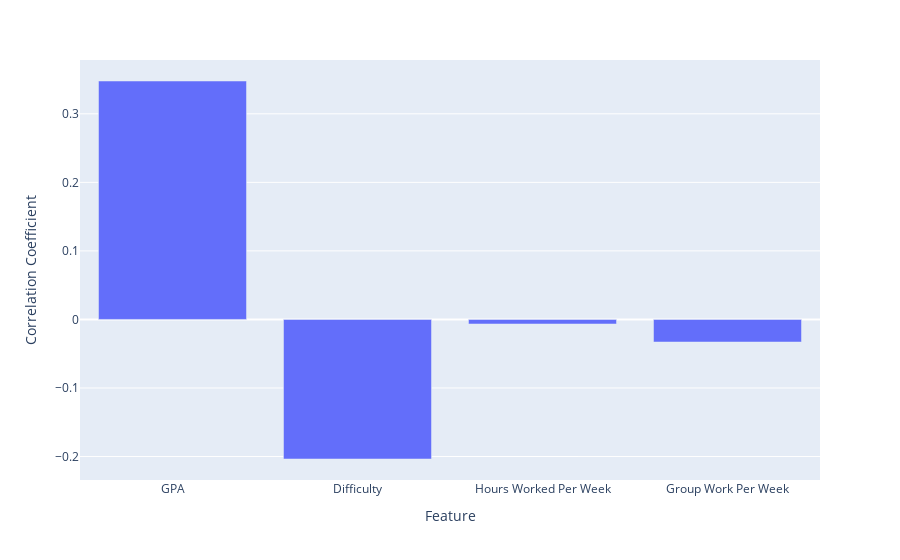

The code cell stored with this chart in its notebook:
### Code cell
@callback(
    Output('correlation_plot', 'figure'),
    Input('features_to_plot', 'value')
)
def make_correlation_plot(columns): 
    """
    Makes a bar chart of the correlation between columns
    """
    # uses the data from the model
    data = zip(new_columns, model.coef_[0])
    print(data)
    # filter the data by which the column is in the columns
    column_renamer = {
        'average': 'GPA',
        'difficulty': 'Difficulty',
        'hours_per_week': 'Hours Worked Per Week',
        'amount_group': 'Group Work Per Week'
    }

    x_labels = []
    y_values = []
    for col, r in data:
        if col in columns:
            x_labels.append(column_renamer.get(col, col))
            y_values.append(r)
    
    fig = px.bar(x=x_labels, y=y_values, labels= {'x': 'Feature', 'y': 'Correlation Coefficient', **column_renamer})
    return fig

make_correlation_plot(new_columns)

### Figure 1 — Plotly figure (JSON) as saved in the notebook; plotly's stock layout.template omitted (floating-point values rounded to 4 significant figures)
{"data": [{"alignmentgroup": "True", "hovertemplate": "Feature=%{x}<br>Correlation Coefficient=%{y}<extra></extra>", "legendgroup": "", "marker": {"color": "#636efa", "pattern": {"shape": ""}}, "name": "", "offsetgroup": "", "orientation": "v", "showlegend": false, "textposition": "auto", "type": "bar", "x": ["GPA", "Difficulty", "Hours Worked Per Week", "Group Work Per Week"], "xaxis": "x", "y": [0.3479, -0.2036, -0.006626, -0.03296], "yaxis": "y"}], "layout": {"barmode": "relative", "legend": {"tracegroupgap": 0}, "margin": {"t": 60}, "xaxis": {"anchor": "y", "domain": [0, 1], "title": {"text": "Feature"}}, "yaxis": {"anchor": "x", "domain": [0, 1], "title": {"text": "Correlation Coefficient"}}}}
